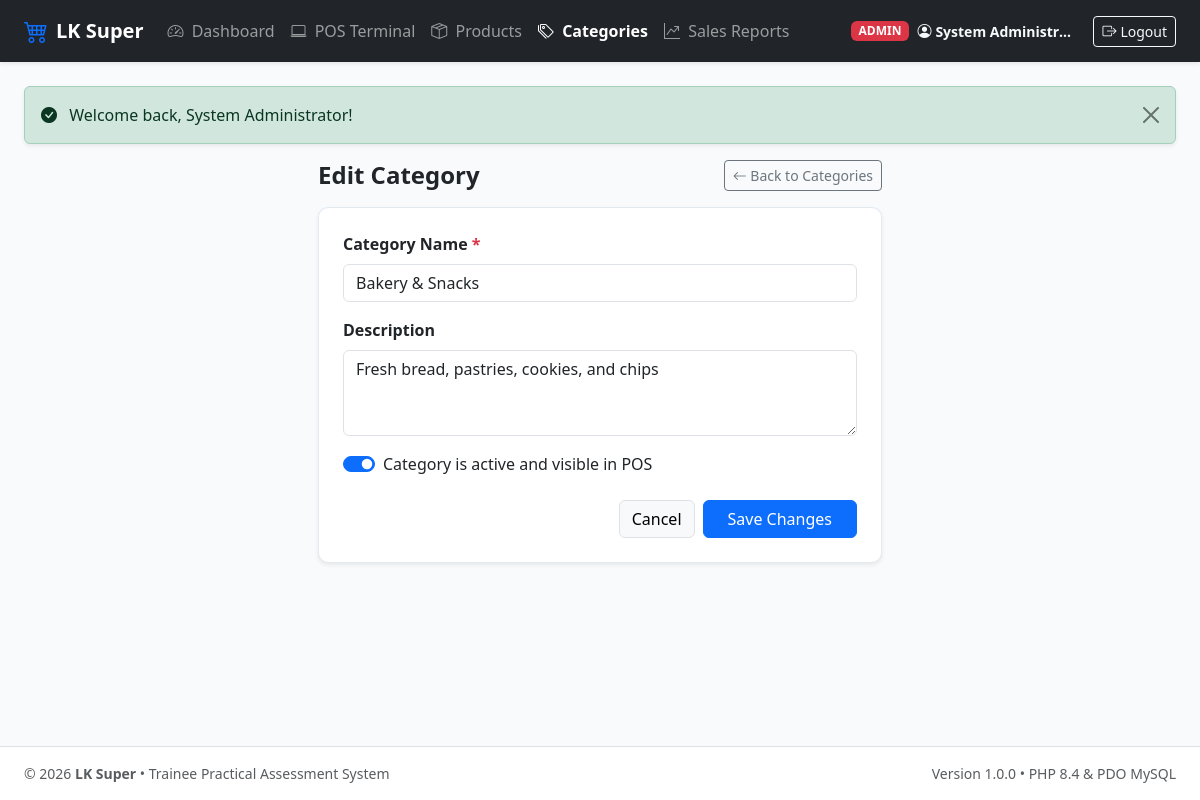
Screenshot of /modules/categories/edit.php?id=2 (signed in) with the database file from the repository.
### tables this page shows
CREATE TABLE `categories` (
    `id` INT AUTO_INCREMENT PRIMARY KEY,
    `name` VARCHAR(100) NOT NULL UNIQUE,
    `description` VARCHAR(255) NULL,
    `is_active` TINYINT(1) NOT NULL DEFAULT 1,
    `created_at` DATETIME NOT NULL DEFAULT CURRENT_TIMESTAMP,
    `updated_at` DATETIME NOT NULL DEFAULT CURRENT_TIMESTAMP ON UPDATE CURRENT_TIMESTAMP,
    INDEX `idx_categories_name` (`name`),
    INDEX `idx_categories_active` (`is_active`)
);

### config/config.php (called while the page is built, shortened)
<?php
function e(?string $string): string
{
    return htmlspecialchars((string)$string, ENT_QUOTES | ENT_SUBSTITUTE, 'UTF-8');
}
function url(string $path = ''): string
{
    $cleanPath = ltrim($path, '/');
    return BASE_URL . ($cleanPath ? '/' . $cleanPath : '');
}

### modules/categories/edit.php (the view, shortened to what this page needs)
<?php
require_once __DIR__ . '/../../config/config.php';
$pdo = get_db_connection();
$id = (int)($_GET['id'] ?? ($_POST['id'] ?? 0));
$stmt = $pdo->prepare("SELECT * FROM categories WHERE id = :id LIMIT 1");
$stmt->execute([':id' => $id]);
$category = $stmt->fetch();
$name = $category['name'];
$description = (string)($category['description'] ?? '');
$isActive = (int)$category['is_active'];
require_once __DIR__ . '/../../includes/header.php';
?>
<div class="row justify-content-center">
    <div class="col-md-8 col-lg-6">
        <div class="d-flex align-items-center justify-content-between mb-3">
            <h2 class="h4 fw-bold mb-0">Edit Category</h2>
            <a href="<?= url('modules/categories/index.php'); ?>" class="btn btn-outline-secondary btn-sm">
                <i class="bi bi-arrow-left"></i> Back to Categories
            </a>
        </div>
        <div class="card shadow-sm">
            <div class="card-body p-4">
                <form method="POST" action="<?= url('modules/categories/edit.php?id=' . $id); ?>" novalidate>
                    <div class="mb-3">
                        <label for="name" class="form-label fw-semibold">Category Name <span class="text-danger">*</span></label>
                        <input type="text" class="form-control" id="name" name="name" value="<?= e($name); ?>" required maxlength="100">
                    </div>
                    <div class="mb-3">
                        <label for="description" class="form-label fw-semibold">Description</label>
                        <textarea class="form-control" id="description" name="description" rows="3"><?= e($description); ?></textarea>
                    </div>
                    <div class="mb-4 form-check form-switch">
                        <input class="form-check-input" type="checkbox" id="is_active" name="is_active" value="1" <?= $isActive ? 'checked' : ''; ?>>
                        <label class="form-check-label" for="is_active">Category is active and visible in POS</label>
                    </div>
                    <div class="d-flex justify-content-end gap-2">
                        <a href="<?= url('modules/categories/index.php'); ?>" class="btn btn-light border">Cancel</a>
                        <button type="submit" class="btn btn-primary px-4">Save Changes</button>
                    </div>
                </form>
            </div>
        </div>
    </div>
</div>
<?php require_once __DIR__ . '/../../includes/footer.php'; ?>

### assets/css/style.css (style rules this page uses)
:root { --primary-color: #2563eb; --primary-hover: #1d4ed8; --secondary-color: #475569; --success-color: #10b981; --danger-color: #ef4444; --warning-color: #f59e0b; --info-color: #06b6d4; --bg-light: #f8fafc; --card-shadow: 0 4px 6px -1px rgba(0, 0, 0, 0.07), 0 2px 4px -2px rgba(0, 0, 0, 0.05); --border-radius: 0.625rem; }
body { background-color: var(--bg-light); font-family: system-ui, -apple-system, "Segoe UI", Roboto, "Helvetica Neue", Arial, sans-serif; min-height: 100vh; display: flex; flex-direction: column; }
.card { border-radius: var(--border-radius); border: 1px solid rgba(226, 232, 240, 0.9); box-shadow: var(--card-shadow); background-color: #ffffff; transition: transform 0.15s ease-in-out, box-shadow 0.15s ease-in-out; }

### rows the page displays
categories: name "Bakery & Snacks", description "Fresh bread, pastries, cookies, and chips", is_active "☑"

### other values shown
APP_NAME "LK Super"
$user['role'] "ADMIN"
$user['full_name'] "System Administr…"
$flash['message'] "Welcome back, System Administrator!"
APP_VERSION "1.0.0"
PHP_MAJOR_VERSION "8"
PHP_MINOR_VERSION "4"
